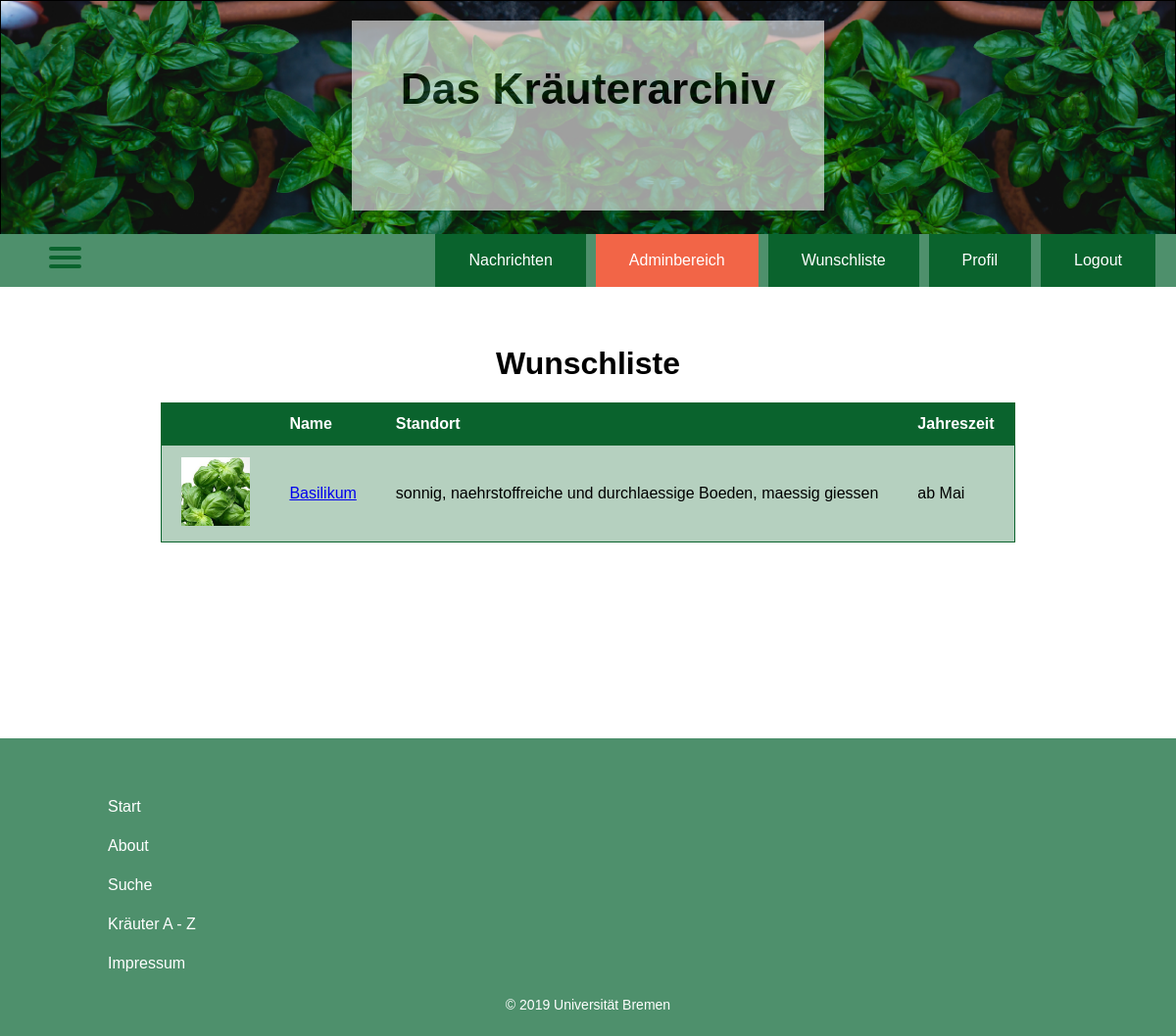
The page /admin_wl_detail.php?id=2 (signed in) on the database its author committed.
### tables this page shows
CREATE TABLE `datei` (
  `id` int(11) NOT NULL,
  `medium_id` int(11) NOT NULL,
  `type` varchar(30) NOT NULL,
  `adr` varchar(400) NOT NULL,
  `file` longblob NOT NULL
);

CREATE TABLE `medium` (
  `id` int(11) NOT NULL,
  `name` varchar(255) NOT NULL,
  `latein_name` varchar(255) DEFAULT NULL,
  `standort` varchar(255) DEFAULT NULL,
  `aussaat` varchar(255) DEFAULT NULL,
  `erntezeit` varchar(255) DEFAULT NULL,
  `beschreibung` text DEFAULT NULL
);

### admin_wl_detail.php (the view, shortened to what this page needs)
<?php
include "includes/assertLogin.php"
?>
<!DOCTYPE html>
<html>
<head>
    <?php include "includes/head.php" ?>
</head>
<body>
<?php
include "includes/headerbox.php";
include "includes/hamburgerMenu.php";
include "includes/navigationBar.php";
?>
<h1> Wunschliste </h1>
<div class="search-result">
    <?php
    if (isset($_GET["id"])) {
        $sql = "SELECT medium.name, datei.adr, medium.id, medium.beschreibung, medium.erntezeit, medium.standort
            FROM medium
            INNER JOIN datei ON medium.id = datei.medium_id
            JOIN wunschliste ON medium.id = wunschliste.medium_id WHERE wunschliste.user_id = $_GET[id]
            ORDER BY medium.name";
        $result = mysqli_query($conn, $sql);
        if (mysqli_num_rows($result) > 0) {
            echo "<table>";
            echo "<tr>";
            echo "<th></th>";
            echo "<th>Name</th>";
            echo "<th>Standort</th>";
            echo "<th>Jahreszeit</th>";
            echo "</tr>";
            while ($row = mysqli_fetch_assoc($result)) {
                echo "<tr>";
                echo "<td> <img class='image' style='width:70px;' src='" . $row["adr"] . "' /></td><td>
               <a href ='detail.php?id= " . $row["id"] . "'>" . $row["name"] . "</a>  </td>";
                echo "<td>" . $row["standort"] . "</td>";
                echo "<td>" . $row["erntezeit"] . "</td>";
                echo "</tr>";
            }
            echo "</table>";
        } else {
            echo "Nutzer hat keine Pflanzen auf der Wunschliste";
        }
    }
    ?>
</div>
<?php
include "includes/footerbox.php";
?>
</body>
</html>

### css/main_stylesheet.css (style rules this page uses)
body, html { height: 100%; margin: 0; font-family: Helvetica, serif; }
h1 { text-align: center; margin-top: 5%; font-family: sans-serif; }
.search-result { display: flex; justify-content: center; margin: auto; }
.search-result table { text-align: left; border-collapse: collapse; border: 1px solid #0a632d; background: #fff; min-width: 700px; }
.search-result table th, table tr:nth-child(2n+2) { background: rgba(10, 99, 45, 0.3); }
.search-result table th, table td { padding: 12px 20px; }
.search-result table th { border-bottom: 1px solid #0a632d; background-color: #0a632d; color: white; }

### rows shown on the page
datei: adr (picture), medium.name "Basilikum", medium.standort "sonnig, naehrstoffreiche und durchlaessige Boeden, maessig giessen", medium.erntezeit "ab Mai"
